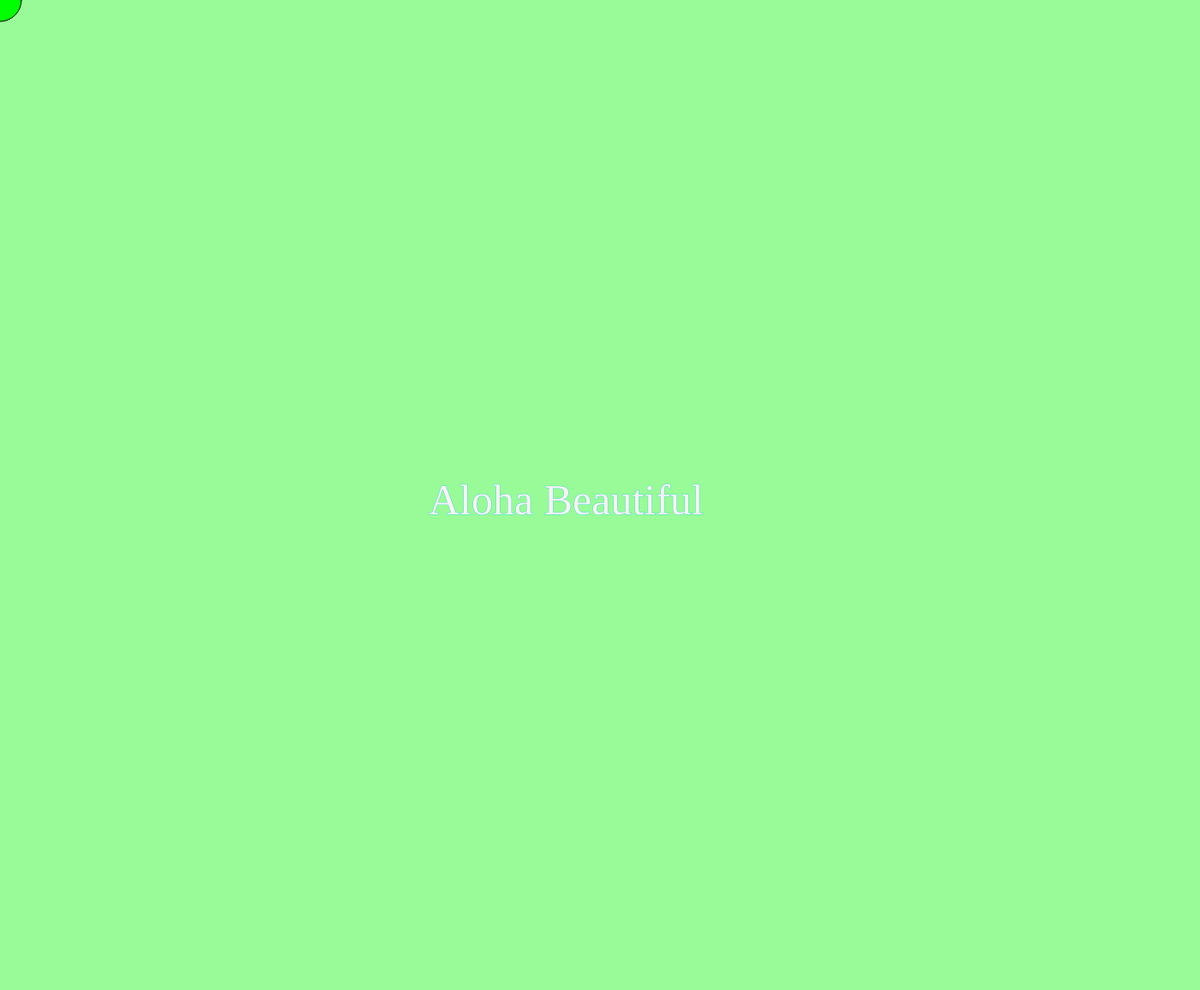
Frame 1 (no input)
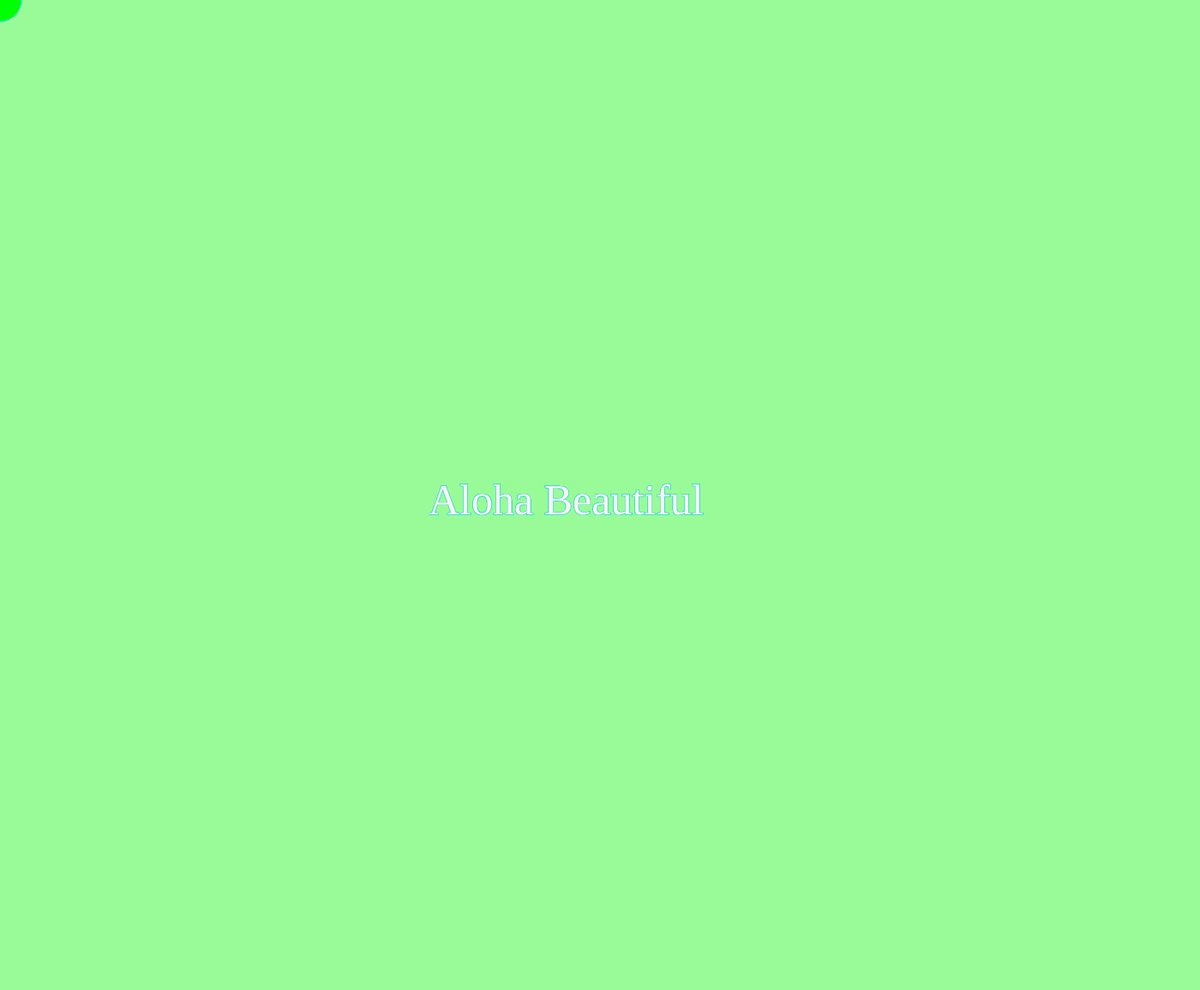
Frame 60 (no input)
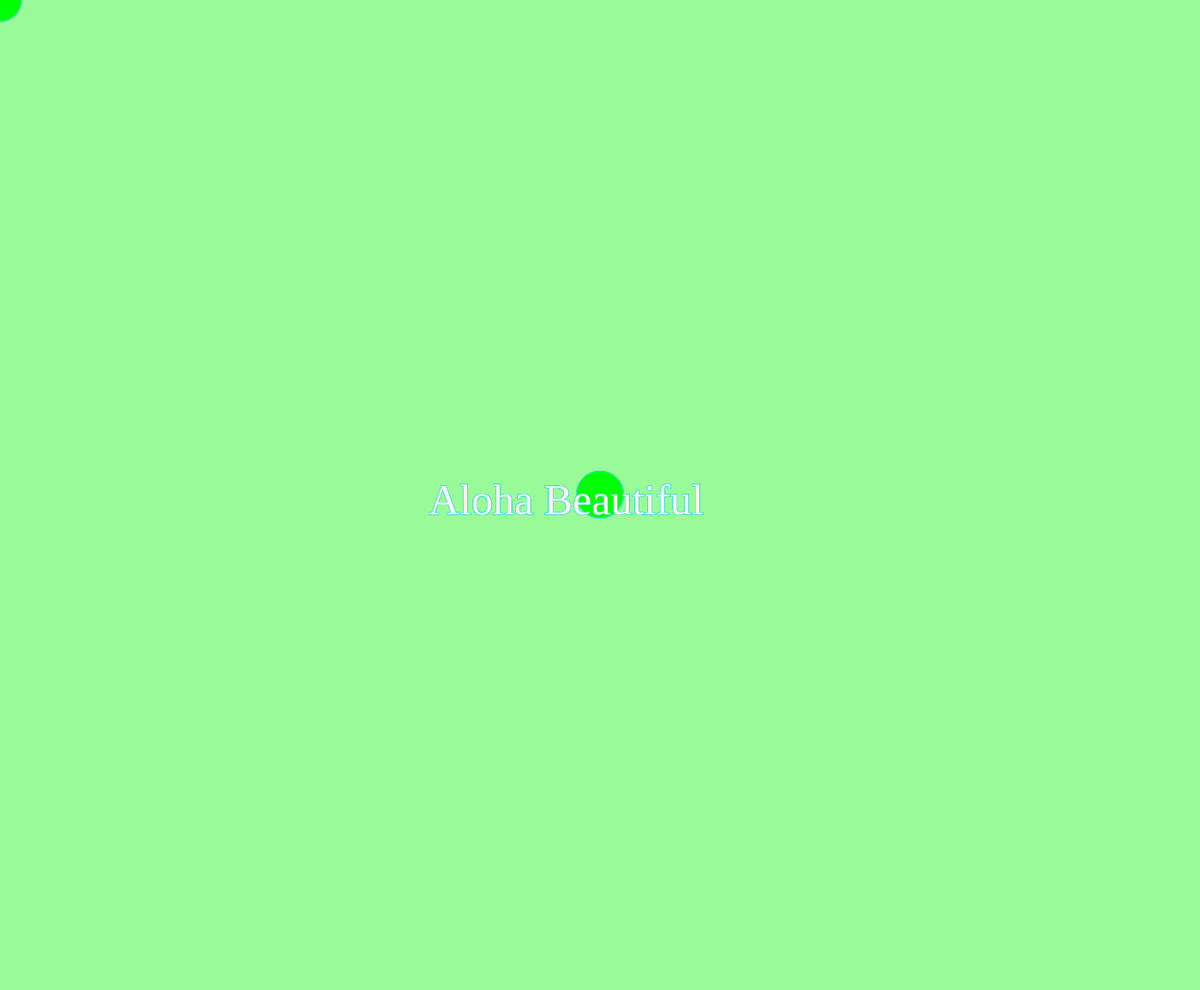
Frame 120 (the mouse pressed at the canvas centre since frame 60)

The p5.js sketch that drew these frames (run headless with seeded random() and noise() and a simulated clock; from frame 60 on, the mouse is pressed at the canvas centre):

// p5.js sketch
// ── sketch.js
var flying=50
//The setup function only happens once
function setup() {
	createCanvas(1400, 1155);
	background(152,251,152); //create a 500px X 500px canvas
}

//The draw function happens over and over again
function draw() {
fill(0,255,0);
ellipse(mouseX,mouseY,flying,flying);
fill(255,240,245);
stroke(64,224,208);
textSize(50);
textFont("script");
text("Aloha Beautiful",500,600);
  }

function mousePressed(){
flying=flying+5
}
